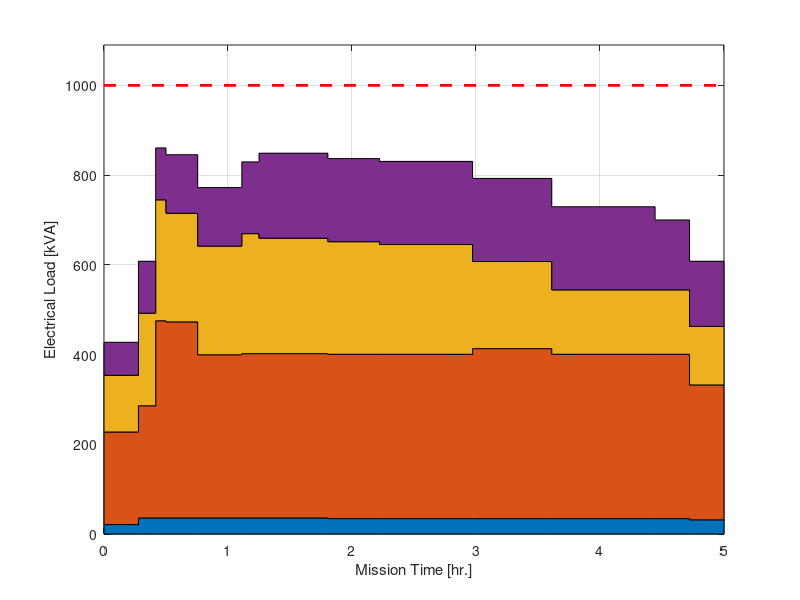

MATLAB code to generate this figure: (Note: this script raises an error after producing the figure.)
clear Mission
%% Mission profile

FAN.PR = 5.0;
FAN.gamma = 1.4;
FAN.TR = FAN.PR^((FAN.gamma-1)/FAN.gamma);

% throttle multiplier for engine oil heat load - max = 250kW
eng_mult = 150;

% Radar multiplier for Radar heat load - max = 250kW
Radar_mult = 250;


no_mssn = 1;

plot_yes = 1;
if plot_yes; figure; grid on; hold on; box on; end;

for i = 1:no_mssn
    
    % set random generator seed
    rng(i*10);

    % Call rand.
    x = (rand(10,1)-0.5)*2;
    y = (rand(11,1));
    
%     if i == no_mssn; x = 0; end;
    
    % Mission phases: gnd  to  climb  cruise supersonic loiter climb cruise
    % descent landing

    Mission(i).time     = ... 
            cumsum([0    1800  20   900   8000  700    4500   1180    900 ]) ;

    Mission(i).alt      = [100  100  100  9000  9000  12500  12500   500  500  ];

    Mission(i).Mach     = [0.1  0.1  0.1  0.85  0.85  0.8  0.8   0.5  0.1  ];
    
    
    Mission(i).tvec    = [0     1000 1500 1800 2720 4000 4500 6500 8000 10700 13000 16000 17000 18000] ;
    Mission(i).tvec2   = [0     3600     7200     10800      14400    18000] ;
    
    % loads estimated based upon PNNL tech. report 21382
    Mission(i).V270dc.ECS   = 320*[0.5  0.5  1.0  1.0  0.8  0.8  0.8  0.8  0.8  0.8  0.8  0.8  0.6  0.6];   % ECS/pressurization
    Mission(i).V270dc.Hyd   = 40* [0.0  0.5  1.0  1.0  0.8  0.5  0.5  0.5  0.5  0.8  0.5  0.5  0.9  0.9];   % hydraulics
    Mission(i).V270dc.Eqip  = 40* [0.5  0.8  0.8  0.9  0.8  1.0  1.0  1.0  1.0  1.0  1.0  1.0  0.8  0.8];   % equipment cooling
    Mission(i).V270dc.ECSf  = 32* [0.5  0.8  0.8  0.6  0.8  1.0  1.0  1.0  1.0  1.0  1.0  1.0  0.8  0.8];   % ECS fans
       
    Mission(i).V115ac.ICS   = 40* [0.0  1.0  1.0  1.0  1.0  1.0  1.0  0.9  0.9  0.9  0.9  0.9  1.0  1.0];   % intercomm sys?
    Mission(i).V115ac.var   = 140*[0.5  0.5  0.5  0.6  0.6  0.8  1.0  1.0  1.0  1.0  1.0  0.8  0.7  0.6];   % various systems
    
    Mission(i).V28dc.FCntrl = 14* [0.0  1.0  1.0  1.0  1.0  1.0  1.0  0.9  0.9  0.9  0.9  0.9  1.0  1.0];   % flight controls
    Mission(i).V28dc.var    = 20* [1.0  1.0  1.0  1.0  1.0  1.0  1.0  1.0  1.0  1.0  1.0  1.0  0.8  0.8];   % various systems
    
    Mission(i).V230ac.Ice   = 60* [0.0  0.0  1.0  1.0  1.0  1.0  1.0  1.0  1.0  1.0  1.0  1.0  1.0  1.0];   % ice protection
    Mission(i).V230ac.Gal   = 120*[1.0  1.0  1.0  0.9  0.9  0.9  0.9  0.9  0.9  0.5  0.1  0.1  0.1  0.1];   % galleys
    Mission(i).V230ac.FuP   = 32* [0.0  0.5  0.5  1.0  1.0  1.0  0.7  0.7  0.7  0.7  0.7  0.7  0.5  0.5];   % fuel pumps
    Mission(i).V230ac.fAC   = 60* [0.0  1.0  1.0  0.5  0.5  0.9  0.9  0.8  0.7  0.7  0.7  0.7  0.6  0.6];   % forward cargo AC
    
    Mission(i).V270dc = sum(cell2mat(struct2cell(Mission(i).V270dc)));
    Mission(i).V28dc = sum(cell2mat(struct2cell(Mission(i).V28dc)));
    Mission(i).V230ac = sum(cell2mat(struct2cell(Mission(i).V230ac)));
    Mission(i).V115ac = sum(cell2mat(struct2cell(Mission(i).V115ac)));
    
    xmax = max(Mission(i).time)/3600;
    
    if i ~= no_mssn; clr = [0.4 0.4 0.4]; else clr = [0 0 0]; end;
    
    if 1 == 1
        iEnd = length(Mission(i).tvec)*2;

        Mission(i).time2(1:2:iEnd)  = Mission(i).tvec;
        Mission(i).time2(2:2:iEnd)  =[ Mission(i).tvec(2:end) Mission(i).tvec(end) ];
        Mission(i).V270(1:2:iEnd)   = Mission(i).V270dc;
        Mission(i).V270(2:2:iEnd) = Mission(i).V270dc;
        Mission(i).V28(1:2:iEnd)    = Mission(i).V28dc;
        Mission(i).V28(2:2:iEnd)  = Mission(i).V28dc;
        Mission(i).V230(1:2:iEnd)   = Mission(i).V230ac;
        Mission(i).V230(2:2:iEnd) = Mission(i).V230ac;
        Mission(i).V115(1:2:iEnd)   = Mission(i).V115ac;
        Mission(i).V115(2:2:iEnd) = Mission(i).V115ac;
        
        xlim([0 xmax]); ylim([0 1090]); xlabel('Mission Time [hr.]');
    else
        iEnd = length(Mission(i).tvec2)*2;
        ndx = [1 2 3 5 13 13];
        
        Mission(i).time2(1:2:iEnd)  = Mission(i).tvec2;
        Mission(i).time2(2:2:iEnd)  =[ Mission(i).tvec2(2:end) Mission(i).tvec2(end) ];
        Mission(i).V270(1:2:iEnd)   = Mission(i).V270dc(ndx);
        Mission(i).V270(2:2:iEnd) = Mission(i).V270dc(ndx);
        Mission(i).V28(1:2:iEnd)    = Mission(i).V28dc(ndx);
        Mission(i).V28(2:2:iEnd)  = Mission(i).V28dc(ndx);
        Mission(i).V230(1:2:iEnd)   = Mission(i).V230ac(ndx);
        Mission(i).V230(2:2:iEnd) = Mission(i).V230ac(ndx);
        Mission(i).V115(1:2:iEnd)   = Mission(i).V115ac(ndx);
        Mission(i).V115(2:2:iEnd) = Mission(i).V115ac(ndx);
        
%         xlim([0 xmax]); ylim([-190 1090]); 
%         set(gca,'xtick',[Mission(i).tvec2])
%         set(gca,'xticklabel',[])
%         text(500,-100,'Pre-Flight'); 
%         text(4000,-100,'Start/Taxi'); 
%         message = sprintf('Takeoff &\n   Climb');
%         text(7650,-100,message); 
%         text(11700,-100,'Cruise'); 
%         message = sprintf('Descent &\n  Landing');
%         text(14800,-100,message); 
%         xlabel('Mission Phase');
    end
    
    
    if plot_yes;
       
%         subplot(3,1,1:2); grid on; hold on; box on;
%         plot(Mission(i).time,Mission(i).alt,'-','Color',clr); xlim([0 xmax])
%         ylabel('[m]'); title('Altitude'); ylim([0 15000]);
        
%         plotyy(Mission(i).time,Mission(i).alt,Mission(i).time,Mission(i).Mach,'-','Color',clr,'LineWidth',2); xlim([0 xmax])
%         ylabel('[~]'); title('Mach Number'); ylim([0 1.2]);
        
        PF = 0.95;  % power factor
        
        h =  area(Mission(i).time2/3600,1/PF*[Mission(i).V28;Mission(i).V270;Mission(i).V230;Mission(i).V115]'); 
        plot([0 xmax],[1000 1000],'--r','LineWidth',2)
        
        
        ylabel('Electrical Load [kVA]'); 
        h(1).FaceColor = [1 1 0];         h(2).FaceColor = [0 .4 0];
        h(3).FaceColor = [1 0 0];         h(4).FaceColor = [0 0 1];
        
        h = legend('28VDC','270VDC','230VAC','115VAC','Orientation','Horizontal','Location','NorthOutside');
        text(4100/3600,1050,'100% Installed Generating Capacity','Color',[1 0 0])
        
    end
end

CurrentMission = Mission(i);

clearvars  x y clr no_mssn plot_yes  xmax



%%

% RTR = zeros(100,1);
% for i = 1:100
%     seed = i;
%     tic
%     sim Boeing787_debug
%     RTR(seed) = 18000/toc;
% end
% 
% 
% 
% 


